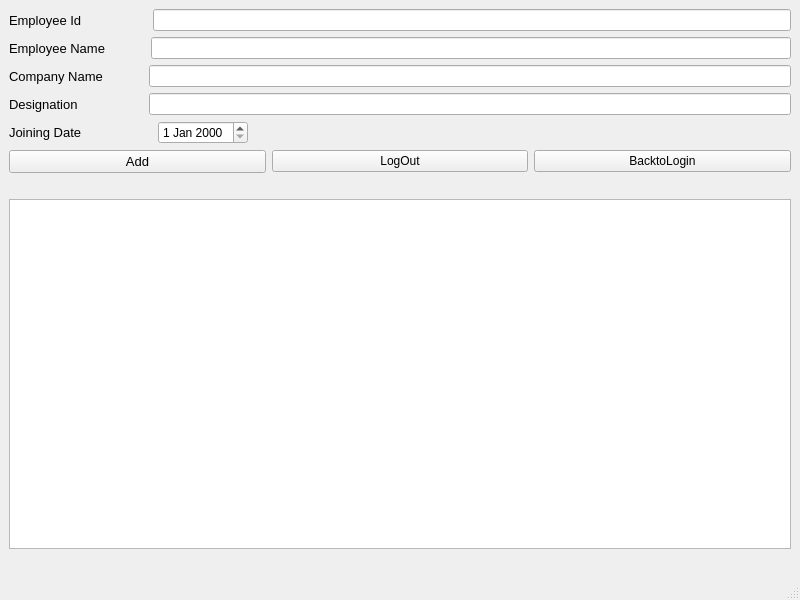
<?xml version="1.0" encoding="UTF-8"?>
<ui version="4.0">
 <class>EmployeeDashboard</class>
 <widget class="QMainWindow" name="EmployeeDashboard">
  <property name="geometry">
   <rect>
    <x>0</x>
    <y>0</y>
    <width>800</width>
    <height>600</height>
   </rect>
  </property>
  <property name="windowTitle">
   <string>EmployeeDashboard</string>
  </property>
  <widget class="QWidget" name="centralwidget">
   <layout class="QVBoxLayout" name="verticalLayout_2">
    <item>
     <layout class="QVBoxLayout" name="verticalLayout">
      <item>
       <layout class="QHBoxLayout" name="horizontalLayout">
        <item>
         <widget class="QLabel" name="EmpId">
          <property name="font">
           <font>
            <pointsize>10</pointsize>
           </font>
          </property>
          <property name="text">
           <string>Employee Id</string>
          </property>
         </widget>
        </item>
        <item>
         <spacer name="horizontalSpacer_2">
          <property name="orientation">
           <enum>Qt::Orientation::Horizontal</enum>
          </property>
          <property name="sizeType">
           <enum>QSizePolicy::Policy::Fixed</enum>
          </property>
          <property name="sizeHint" stdset="0">
           <size>
            <width>65</width>
            <height>20</height>
           </size>
          </property>
         </spacer>
        </item>
        <item>
         <widget class="QLineEdit" name="lineEdit_empid"/>
        </item>
       </layout>
      </item>
      <item>
       <layout class="QHBoxLayout" name="horizontalLayout_2">
        <item>
         <widget class="QLabel" name="EmpName">
          <property name="font">
           <font>
            <pointsize>10</pointsize>
           </font>
          </property>
          <property name="text">
           <string>Employee Name</string>
          </property>
         </widget>
        </item>
        <item>
         <spacer name="horizontalSpacer_3">
          <property name="orientation">
           <enum>Qt::Orientation::Horizontal</enum>
          </property>
          <property name="sizeType">
           <enum>QSizePolicy::Policy::Fixed</enum>
          </property>
          <property name="sizeHint" stdset="0">
           <size>
            <width>40</width>
            <height>20</height>
           </size>
          </property>
         </spacer>
        </item>
        <item>
         <widget class="QLineEdit" name="lineEdit_2Cname"/>
        </item>
       </layout>
      </item>
      <item>
       <layout class="QHBoxLayout" name="horizontalLayout_3">
        <item>
         <widget class="QLabel" name="CompanyName">
          <property name="font">
           <font>
            <pointsize>10</pointsize>
           </font>
          </property>
          <property name="text">
           <string>Company Name</string>
          </property>
         </widget>
        </item>
        <item>
         <spacer name="horizontalSpacer_4">
          <property name="orientation">
           <enum>Qt::Orientation::Horizontal</enum>
          </property>
          <property name="sizeType">
           <enum>QSizePolicy::Policy::Fixed</enum>
          </property>
          <property name="sizeHint" stdset="0">
           <size>
            <width>40</width>
            <height>20</height>
           </size>
          </property>
         </spacer>
        </item>
        <item>
         <widget class="QLineEdit" name="lineEdit_3EName"/>
        </item>
       </layout>
      </item>
      <item>
       <layout class="QHBoxLayout" name="horizontalLayout_4">
        <item>
         <widget class="QLabel" name="Designation">
          <property name="font">
           <font>
            <pointsize>10</pointsize>
           </font>
          </property>
          <property name="text">
           <string>Designation</string>
          </property>
         </widget>
        </item>
        <item>
         <spacer name="horizontalSpacer_5">
          <property name="orientation">
           <enum>Qt::Orientation::Horizontal</enum>
          </property>
          <property name="sizeType">
           <enum>QSizePolicy::Policy::Fixed</enum>
          </property>
          <property name="sizeHint" stdset="0">
           <size>
            <width>65</width>
            <height>20</height>
           </size>
          </property>
         </spacer>
        </item>
        <item>
         <widget class="QLineEdit" name="lineEdit_5Designation"/>
        </item>
       </layout>
      </item>
      <item>
       <layout class="QHBoxLayout" name="horizontalLayout_5">
        <item>
         <widget class="QLabel" name="JoiningDate">
          <property name="font">
           <font>
            <pointsize>10</pointsize>
           </font>
          </property>
          <property name="text">
           <string>Joining Date</string>
          </property>
         </widget>
        </item>
        <item>
         <spacer name="horizontalSpacer_6">
          <property name="orientation">
           <enum>Qt::Orientation::Horizontal</enum>
          </property>
          <property name="sizeType">
           <enum>QSizePolicy::Policy::Fixed</enum>
          </property>
          <property name="sizeHint" stdset="0">
           <size>
            <width>70</width>
            <height>20</height>
           </size>
          </property>
         </spacer>
        </item>
        <item>
         <widget class="QDateEdit" name="dateEdit">
          <property name="maximumSize">
           <size>
            <width>90</width>
            <height>16777215</height>
           </size>
          </property>
         </widget>
        </item>
        <item>
         <spacer name="horizontalSpacer">
          <property name="orientation">
           <enum>Qt::Orientation::Horizontal</enum>
          </property>
          <property name="sizeHint" stdset="0">
           <size>
            <width>40</width>
            <height>20</height>
           </size>
          </property>
         </spacer>
        </item>
       </layout>
      </item>
      <item>
       <layout class="QHBoxLayout" name="horizontalLayout_6">
        <item>
         <widget class="QPushButton" name="BtnEmployee">
          <property name="font">
           <font>
            <pointsize>10</pointsize>
           </font>
          </property>
          <property name="text">
           <string>Add</string>
          </property>
         </widget>
        </item>
        <item>
         <widget class="QPushButton" name="logout">
          <property name="text">
           <string>LogOut</string>
          </property>
         </widget>
        </item>
        <item>
         <widget class="QPushButton" name="login">
          <property name="text">
           <string>BacktoLogin</string>
          </property>
         </widget>
        </item>
       </layout>
      </item>
     </layout>
    </item>
    <item>
     <widget class="QLabel" name="TimerLabel">
      <property name="text">
       <string/>
      </property>
     </widget>
    </item>
    <item>
     <widget class="QTableWidget" name="tableWidget">
      <property name="editTriggers">
       <set>QAbstractItemView::EditTrigger::NoEditTriggers</set>
      </property>
      <property name="tabKeyNavigation">
       <bool>true</bool>
      </property>
      <property name="dragEnabled">
       <bool>true</bool>
      </property>
      <property name="dragDropMode">
       <enum>QAbstractItemView::DragDropMode::NoDragDrop</enum>
      </property>
      <property name="selectionMode">
       <enum>QAbstractItemView::SelectionMode::NoSelection</enum>
      </property>
      <property name="textElideMode">
       <enum>Qt::TextElideMode::ElideNone</enum>
      </property>
     </widget>
    </item>
    <item>
     <widget class="QLabel" name="labelcurrentemp">
      <property name="text">
       <string/>
      </property>
     </widget>
    </item>
   </layout>
  </widget>
  <widget class="QMenuBar" name="menubar">
   <property name="geometry">
    <rect>
     <x>0</x>
     <y>0</y>
     <width>800</width>
     <height>22</height>
    </rect>
   </property>
  </widget>
  <widget class="QStatusBar" name="statusbar"/>
 </widget>
 <resources/>
 <connections/>
</ui>
